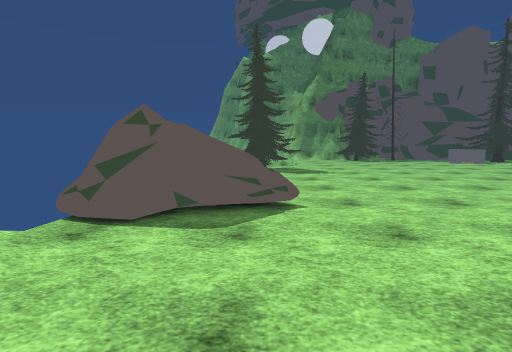
[1] (above)

16 first-person views from a walk through a 3-D level made in the Unity game engine. The camera is 1.4 m above the floor, tilts 6° down and sees 80° across. The floor is counted in squares, 1 m on a side. Each view is taken from the middle of a square. On the plan, view 1 faces up. The plan holds only what a view shows up to about 14 squares ahead; the rest is blank. The place goes on beyond the plan. The player character is not drawn. Some surface patterns are stand-ins.

[2]
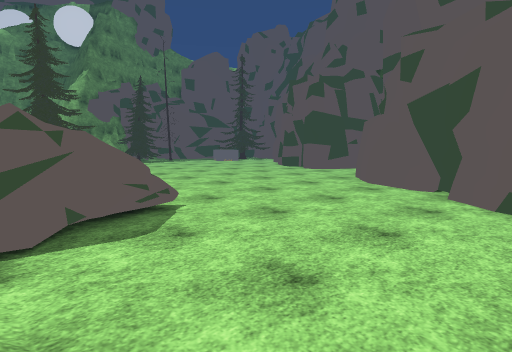

[3]
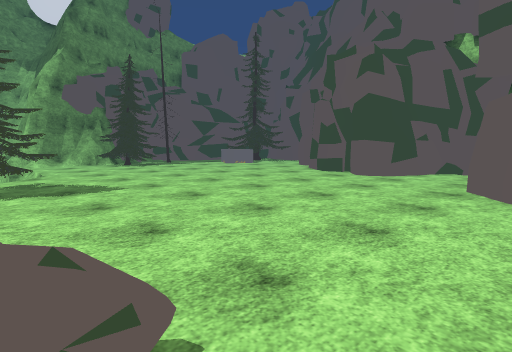

[4]
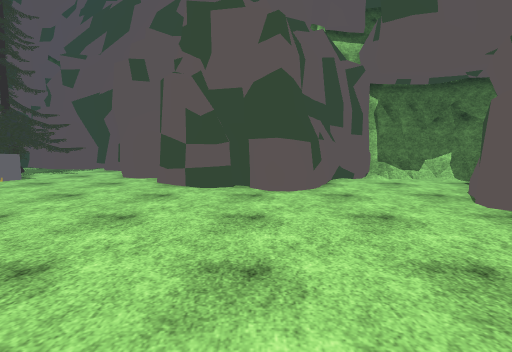

[5]
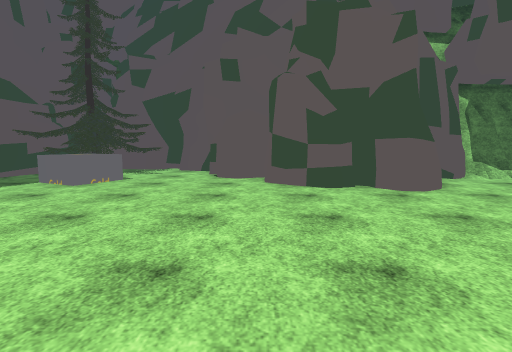

[6]
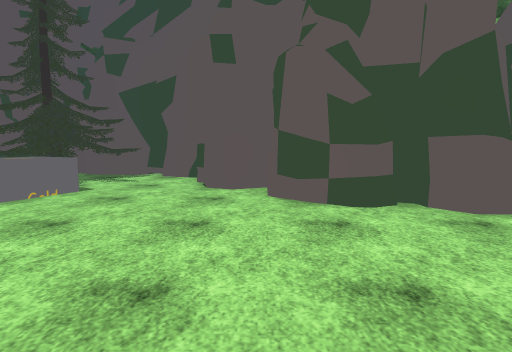

[7]
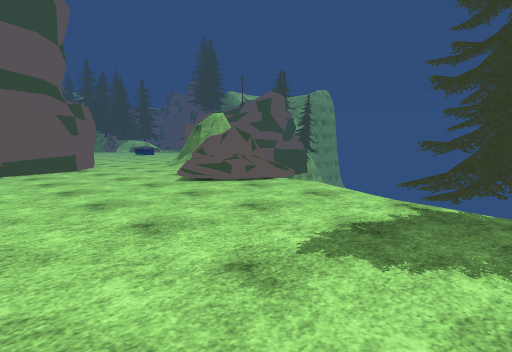

[8]
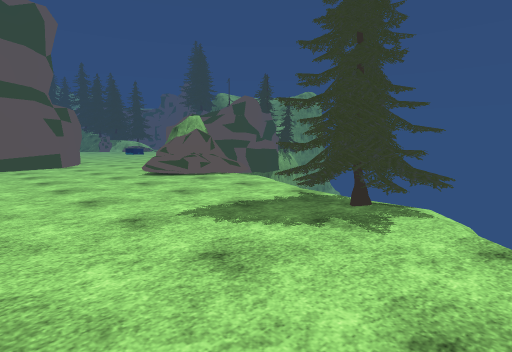

[9]
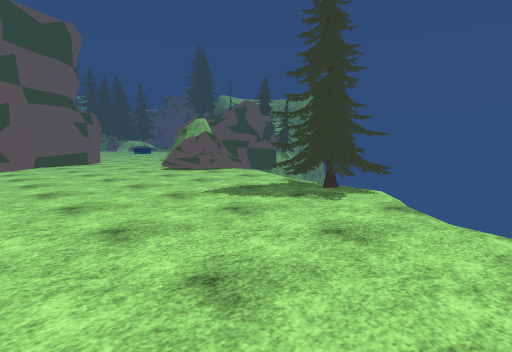

[10]
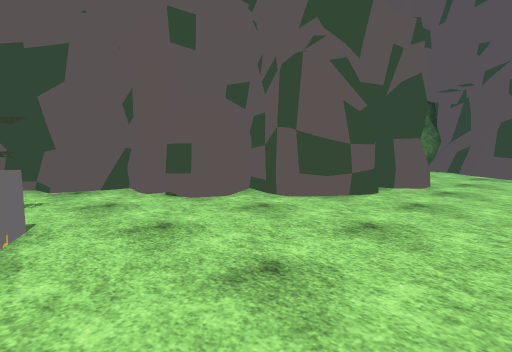

[11]
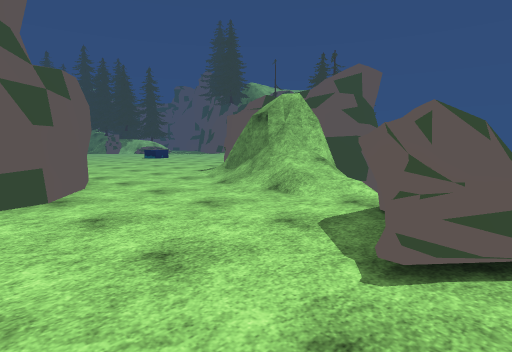

[12]
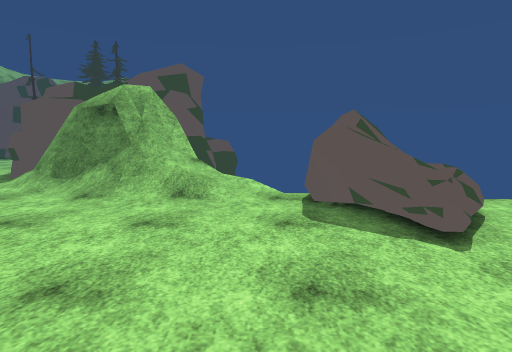

[13]
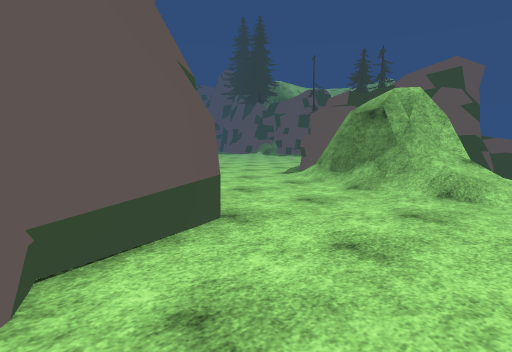

[14]
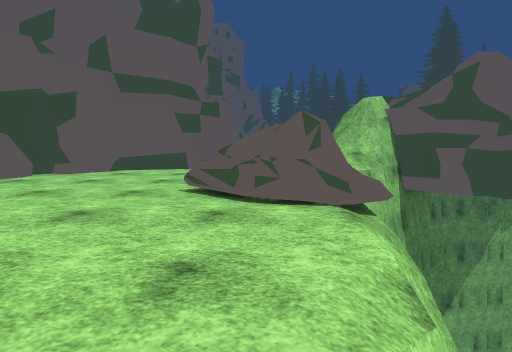

[15]
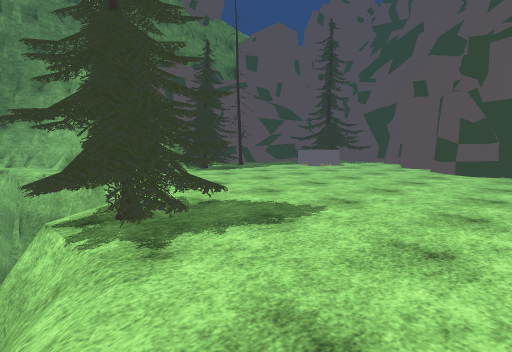

[16]
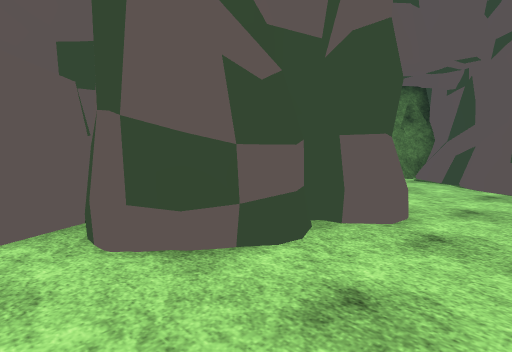

### Floor plan
Key: @ floor where view 1 was taken; # wall or solid block; . floor; / step, stairs or slope; = window, fence, low wall or low ledge; ^ raised ledge; v drop or lower ground; R rock; T tree; O other object.
Columns run from 8 left of view 1 to 22 right of it. Each row starts with its distance up from view 1.
 22            ..... .....OOOTTTT#
 21            .............O.TTT##
 20           v.................##
 19         T ..................#
 18       vTTTT..............RRR#
 17        TTTT.............RRR
 16       vTTTT.............#RR
 15       v////...........####R
 14       v/..............##
 13      v/...............##
 12      v/..............##
 11     v/...............##
 10     v/................###
  9     v/..................##
  8     v...................##
  7      R  R................#
  6    vRRROR........####...=#
  5    v/RR..........#  ##..##
  4   vv/...........##   ##=##
  3  vv///..........##    ###
  2 vvv///.........##      #
  1 ^###//........##
  0 ^###//..@..####
 -1   ##//....##
 -2   ##/.....#
 -3   ##/....##
 -4  ##/....##

Where each view was taken, in squares from view 1:
view 1: 0 up, 0 right, facing up
view 2: 0 up, 3 left, facing up-right
view 3: 5 up, 0 right, facing up-right
view 4: 12 up, 4 right, facing right
view 5: 16 up, 4 right, facing right
view 6: 16 up, 7 right, facing right
view 7: 17 up, 7 right, facing down-left
view 8: 20 up, 7 right, facing down-left
view 9: 22 up, 9 right, facing down-left
view 10: 22 up, 10 right, facing down-right
view 11: 8 up, 4 right, facing down-left
view 12: 4 up, 5 right, facing left
view 13: 4 up, 6 right, facing down-left
view 14: 15 up, 1 left, facing down
view 15: 11 up, 2 left, facing up-right
view 16: 17 up, 11 right, facing down-right
